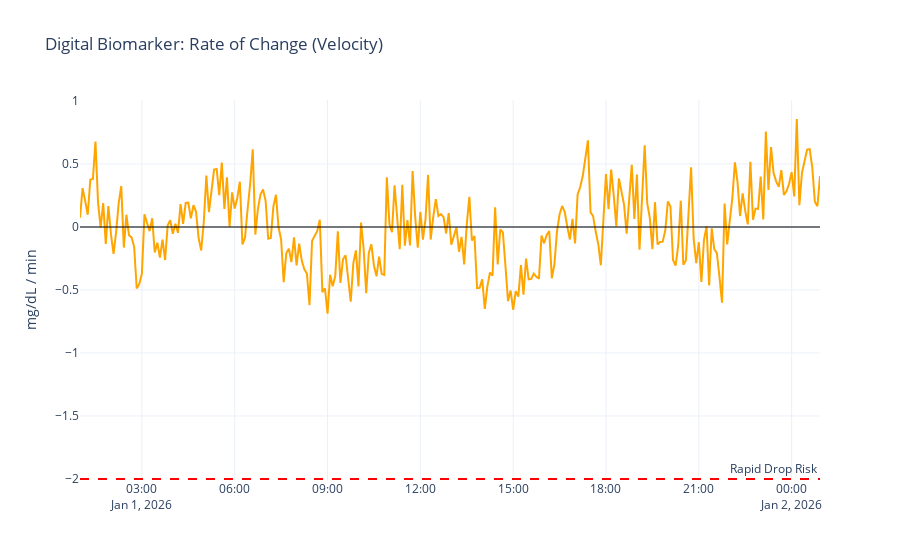

The cell this chart's notebook holds for it:
### Markdown cell above
## 1.3 Feature Engineering: Digital Biomarker Extraction

In this step, we extract clinically meaningful features from the smoothed CGM signal. These digital biomarkers—velocity, acceleration, volatility, and lags—capture the metabolic dynamics necessary for robust hypoglycemia prediction.

**Clinical Relevance:**
- Velocity and acceleration reflect the rate and direction of glucose change, critical for early warning systems.
- Volatility quantifies metabolic instability, which can signal increased risk.
- Lag features provide temporal context, mimicking how clinicians interpret trends over time.

### Code cell
fig_vel = go.Figure()

# Plot Velocity
fig_vel.add_trace(go.Scatter(x=df_biomarkers['timestamp'][:288], y=df_biomarkers['velocity'][:288], 
                             name='Glucose Velocity', line=dict(color='orange')))

# Add a 'Danger Zone' threshold (e.g., falling faster than 2mg/dL per min)
fig_vel.add_hline(y=-2.0, line_dash="dash", line_color="red", annotation_text="Rapid Drop Risk")
fig_vel.add_hline(y=0, line_color="black", opacity=0.5)

fig_vel.update_layout(title="Digital Biomarker: Rate of Change (Velocity)",
                      yaxis_title="mg/dL / min", template="plotly_white")
fig_vel.show()

### Figure 1 — Plotly figure (JSON) as saved in the notebook; plotly's stock layout.template omitted (floating-point values rounded to 4 significant figures; data arrays with more than 128 entries replaced by an {"elided": "..."} marker saying what was removed)
{"data": [{"line": {"color": "orange"}, "name": "Glucose Velocity", "type": "scatter", "x": {"elided": "288 str values"}, "y": {"elided": "288 float values"}}], "layout": {"annotations": [{"showarrow": false, "text": "Rapid Drop Risk", "x": 1, "xanchor": "right", "xref": "x domain", "y": -2, "yanchor": "bottom", "yref": "y"}], "shapes": [{"line": {"color": "red", "dash": "dash"}, "type": "line", "x0": 0, "x1": 1, "xref": "x domain", "y0": -2, "y1": -2, "yref": "y"}, {"line": {"color": "black"}, "opacity": 0.5, "type": "line", "x0": 0, "x1": 1, "xref": "x domain", "y0": 0, "y1": 0, "yref": "y"}], "title": {"text": "Digital Biomarker: Rate of Change (Velocity)"}, "yaxis": {"title": {"text": "mg/dL / min"}}}}
